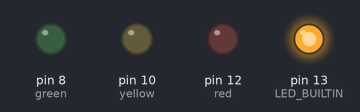
Recording of a sketch running on a simulated Arduino Uno, built with avr-gcc and run on an emulated ATmega328P. Shown: output pins drawn as LEDs (lit = HIGH).

Above: at 0.1 s.
At 1.1 s:
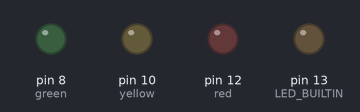
At 2.1 s:
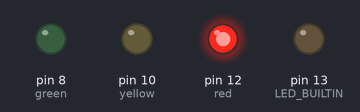
At 12.1 s:
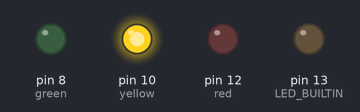
At 26.1 s:
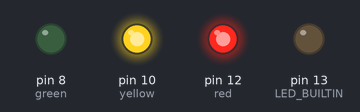
At 38.1 s:
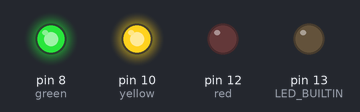
Timing chart, 0 to 39.6 s (numbered marks = the images above):
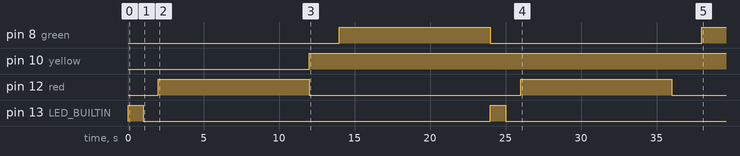

The sketch:

arduino-traffic-light-v2.ino
```cpp
// C++ code
//

int red = 12;
int yellow = 10;
int green = 8;
void setup()
{
  pinMode(LED_BUILTIN, OUTPUT);
  pinMode(red, OUTPUT);
  pinMode(yellow, OUTPUT);
  pinMode(green, OUTPUT);
}

void loop()
{
  digitalWrite(LED_BUILTIN, HIGH);
  delay(1000); // Wait for 1000 millisecond(s)
  digitalWrite(LED_BUILTIN, LOW);
  delay(1000); // Wait for 1000 millisecond(s)

  digitalWrite(red, HIGH);
  delay(10000);
  digitalWrite(red, LOW);

  digitalWrite(yellow, HIGH);
  delay(2000);
  digitalWrite(yellow, HIGH);

  digitalWrite(green, HIGH);
  delay(10000);
  digitalWrite(green, LOW);

}
```

Measured:
- by itself, pin 8 (green): LOW → HIGH at 14.0 s, → LOW 10.0 s later, → HIGH 14.0 s later
- by itself, pin 10 (yellow): LOW → HIGH at 12.0 s
- by itself, pin 12 (red): alternates HIGH for 10.0 s and LOW for 14.0 s
- by itself, pin 13 (LED_BUILTIN): alternates HIGH for 1.0 s and LOW for 23.0 s
